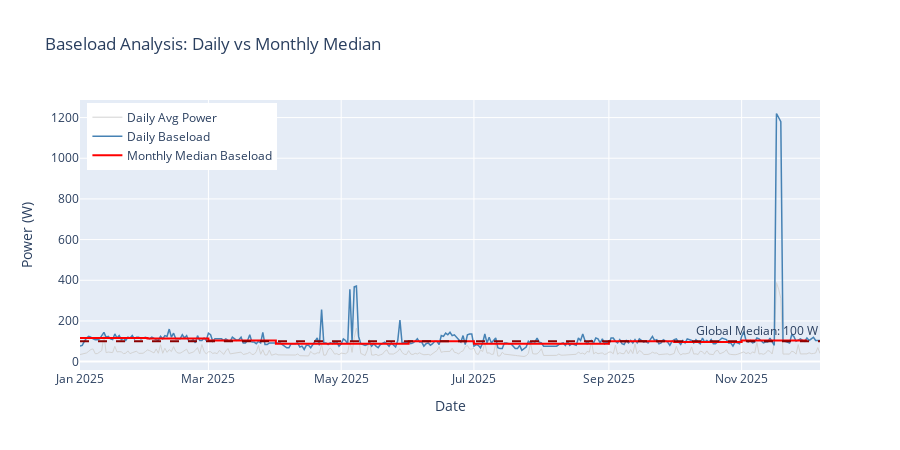

The notebook cell this image was saved under:
### Markdown cell above
## Visualization Example
Plot daily base load vs total consumption

### Code cell
import plotly.graph_objects as go

# Get daily results for detailed view
daily_result = analyzer.analyze(power_data, "1d")
daily = daily_result.results.collect()
monthly_medians = daily_result.monthly_median_baseloads.collect()

fig = go.Figure()

# Daily total consumption (background)
fig.add_trace(
    go.Scatter(
        x=daily["timestamp"],
        y=daily["average_power_in_watt"],
        name="Daily Avg Power",
        line=dict(color="lightgray", width=1),
    )
)

# Daily baseload (detailed line)
fig.add_trace(
    go.Scatter(
        x=daily["timestamp"],
        y=daily["average_daily_baseload_in_watt"],
        name="Daily Baseload",
        line=dict(color="steelblue", width=1.5),
    )
)

# Monthly median baseload (stepped line overlay)
fig.add_trace(
    go.Scatter(
        x=monthly_medians["timestamp"],
        y=monthly_medians["monthly_median_baseload_in_watt"],
        name="Monthly Median Baseload",
        line=dict(color="red", width=2, shape="hv"),
        mode="lines",
    )
)

# Global median (dashed horizontal)
fig.add_hline(
    y=daily_result.global_median_baseload,
    line_dash="dash",
    line_color="darkred",
    annotation_text=f"Global Median: {daily_result.global_median_baseload:.0f} W",
)

fig.update_layout(
    title="Baseload Analysis: Daily vs Monthly Median",
    xaxis_title="Date",
    yaxis_title="Power (W)",
    height=450,
    legend=dict(yanchor="top", y=0.99, xanchor="left", x=0.01),
)
fig.show()

### Figure 1 — Plotly figure (JSON) as saved in the notebook; plotly's stock layout.template omitted (floating-point values rounded to 4 significant figures; data arrays with more than 128 entries replaced by an {"elided": "..."} marker saying what was removed)
{"data": [{"line": {"color": "lightgray", "width": 1}, "name": "Daily Avg Power", "type": "scatter", "x": {"elided": "341 str values"}, "y": {"elided": "341 float values"}}, {"line": {"color": "steelblue", "width": 1.5}, "name": "Daily Baseload", "type": "scatter", "x": {"elided": "341 str values"}, "y": {"elided": "341 float values"}}, {"line": {"color": "red", "shape": "hv", "width": 2}, "mode": "lines", "name": "Monthly Median Baseload", "type": "scatter", "x": ["2025-01-01T00:00:00.000000", "2025-02-01T00:00:00.000000", "2025-03-01T00:00:00.000000", "2025-04-01T00:00:00.000000", "2025-05-01T00:00:00.000000", "2025-06-01T00:00:00.000000", "2025-07-01T00:00:00.000000", "2025-08-01T00:00:00.000000", "2025-09-01T00:00:00.000000", "2025-10-01T00:00:00.000000", "2025-11-01T00:00:00.000000", "2025-12-01T00:00:00.000000"], "y": [116.0, 114.0, 104.0, 88.0, 88.0, 100.0, 88.0, 88.0, 100.0, 96.0, 104.0, 104.0]}], "layout": {"annotations": [{"showarrow": false, "text": "Global Median: 100 W", "x": 1, "xanchor": "right", "xref": "x domain", "y": 100, "yanchor": "bottom", "yref": "y"}], "height": 450, "legend": {"x": 0.01, "xanchor": "left", "y": 0.99, "yanchor": "top"}, "shapes": [{"line": {"color": "darkred", "dash": "dash"}, "type": "line", "x0": 0, "x1": 1, "xref": "x domain", "y0": 100, "y1": 100, "yref": "y"}], "title": {"text": "Baseload Analysis: Daily vs Monthly Median"}, "xaxis": {"title": {"text": "Date"}}, "yaxis": {"title": {"text": "Power (W)"}}}}
